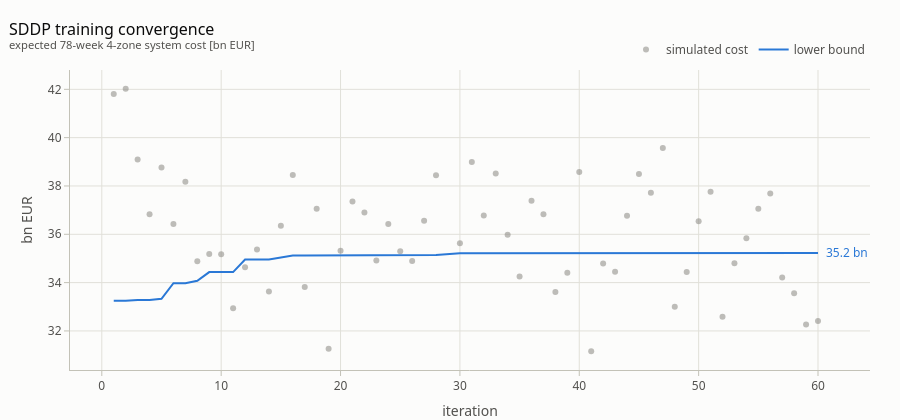

The notebook cell saved with this chart:
### Markdown cell above
## Training convergence

The lower bound is the SDDP outer approximation of the expected 78-week system cost;
forward-pass simulated costs scatter around the true policy cost.  Converged when the
bound flattens inside the cloud.

### Code cell
_log = Path(sfx("results/midterm4_sddp.log"))
if not _log.exists():                                    # log naming is manual; fall back
    _log = Path("results/midterm4_sddp.log")
rows = []
for line in _log.read_text().splitlines():
    m = re.match(r"\s*(\d+)[A-Z]?\s+([-\d.e+]+)\s+([-\d.e+]+)\s+([-\d.e+]+)\s+(\d+)", line)
    if m:
        rows.append((int(m.group(1)), float(m.group(2)), float(m.group(3))))
conv = pd.DataFrame(rows, columns=["iteration", "simulation", "bound"])

fig = go.Figure()
fig.add_scatter(x=conv.iteration, y=conv.simulation / 1e9, mode="markers", name="simulated cost",
                marker=dict(size=6, color=MUTED, opacity=0.55))
fig.add_scatter(x=conv.iteration, y=conv.bound / 1e9, mode="lines", name="lower bound",
                line=dict(color=PAL[0], width=2))
fig.add_annotation(x=conv.iteration.iloc[-1], y=conv.bound.iloc[-1] / 1e9,
                   text=f"{conv.bound.iloc[-1]/1e9:.1f} bn", showarrow=False,
                   xanchor="left", xshift=6, font=dict(color=PAL[0]))
style(fig, "SDDP training convergence", "expected 78-week 4-zone system cost [bn EUR]")
fig.update_xaxes(title_text="iteration"); fig.update_yaxes(title_text="bn EUR")
fig.show()

### Figure 1 — Plotly figure (JSON) as saved in the notebook; plotly's stock layout.template omitted (floating-point values rounded to 4 significant figures)
{"data": [{"marker": {"color": "#898781", "opacity": 0.55, "size": 6}, "mode": "markers", "name": "simulated cost", "type": "scatter", "x": [1, 2, 3, 4, 5, 6, 7, 8, 9, 10, 11, 12, 13, 14, 15, 16, 17, 18, 19, 20, 21, 22, 23, 24, 25, 26, 27, 28, 30, 31, 32, 33, 34, 35, 36, 37, 38, 39, 40, 41, 42, 43, 44, 45, 46, 47, 48, 49, 50, 51, 52, 53, 54, 55, 56, 57, 58, 59, 60], "y": [41.81, 42.02, 39.1, 36.82, 38.76, 36.43, 38.18, 34.88, 35.18, 35.17, 32.94, 34.64, 35.37, 33.63, 36.35, 38.46, 33.82, 37.06, 31.26, 35.32, 37.36, 36.91, 34.92, 36.42, 35.29, 34.89, 36.56, 38.44, 35.63, 38.99, 36.77, 38.51, 35.98, 34.25, 37.38, 36.83, 33.61, 34.41, 38.58, 31.16, 34.79, 34.45, 36.76, 38.5, 37.72, 39.57, 33.0, 34.44, 36.54, 37.76, 32.59, 34.8, 35.84, 37.06, 37.68, 34.21, 33.56, 32.27, 32.41]}, {"line": {"color": "#2a78d6", "width": 2}, "mode": "lines", "name": "lower bound", "type": "scatter", "x": [1, 2, 3, 4, 5, 6, 7, 8, 9, 10, 11, 12, 13, 14, 15, 16, 17, 18, 19, 20, 21, 22, 23, 24, 25, 26, 27, 28, 30, 31, 32, 33, 34, 35, 36, 37, 38, 39, 40, 41, 42, 43, 44, 45, 46, 47, 48, 49, 50, 51, 52, 53, 54, 55, 56, 57, 58, 59, 60], "y": [33.25, 33.25, 33.29, 33.29, 33.33, 33.98, 33.98, 34.08, 34.43, 34.43, 34.44, 34.96, 34.96, 34.96, 35.04, 35.12, 35.12, 35.12, 35.13, 35.13, 35.13, 35.14, 35.14, 35.14, 35.15, 35.15, 35.15, 35.15, 35.21, 35.21, 35.21, 35.21, 35.21, 35.21, 35.21, 35.22, 35.22, 35.22, 35.22, 35.22, 35.22, 35.22, 35.22, 35.22, 35.22, 35.22, 35.23, 35.23, 35.23, 35.23, 35.23, 35.23, 35.23, 35.23, 35.23, 35.23, 35.23, 35.23, 35.23]}], "layout": {"annotations": [{"font": {"color": "#2a78d6"}, "showarrow": false, "text": "35.2 bn", "x": 60, "xanchor": "left", "xshift": 6, "y": 35.23}], "font": {"color": "#52514e", "family": "system-ui, \"Segoe UI\", sans-serif", "size": 12}, "height": 420, "hovermode": "x unified", "legend": {"orientation": "h", "x": 1, "xanchor": "right", "y": 1.02, "yanchor": "bottom"}, "margin": {"b": 50, "l": 70, "r": 30, "t": 70}, "paper_bgcolor": "#fcfcfb", "plot_bgcolor": "#fcfcfb", "title": {"font": {"color": "#0b0b0b", "size": 16}, "text": "SDDP training convergence<br><sup style='color:#52514e'>expected 78-week 4-zone system cost [bn EUR]</sup>", "x": 0.01, "xanchor": "left"}, "xaxis": {"gridcolor": "#e1e0d9", "linecolor": "#c3c2b7", "tickcolor": "#c3c2b7", "ticks": "outside", "title": {"text": "iteration"}, "zeroline": false}, "yaxis": {"gridcolor": "#e1e0d9", "linecolor": "#c3c2b7", "tickcolor": "#c3c2b7", "ticks": "outside", "title": {"text": "bn EUR"}, "zeroline": false}}}
